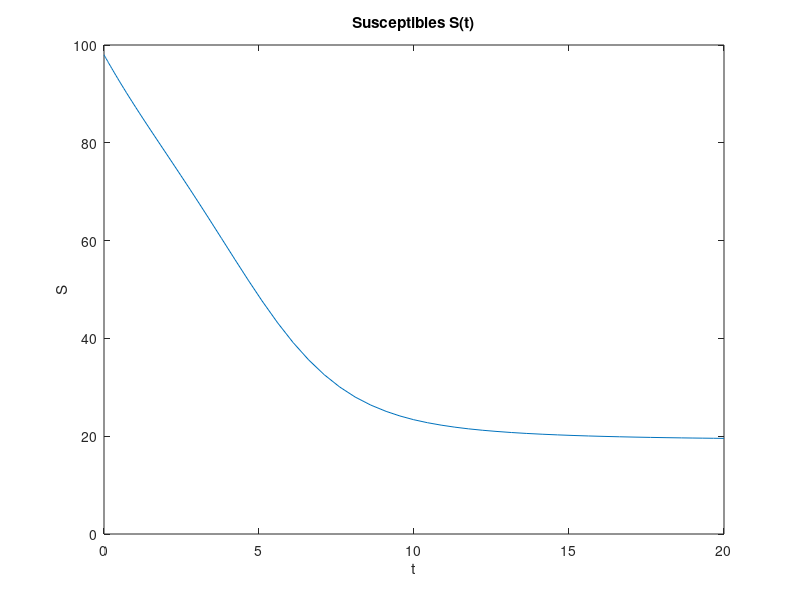

This figure's MATLAB source:
% The SIV deterministic system
% S' = (mu)*N + (gamma)*I + (theta)*V - (beta/N)*S*I - (mu + phi)*S
% I' = (beta/N)*S*I + (beta*sigma/N)*V*I - (mu + gamma)*I
% V' = (phi)*S - (beta*sigma/N)*V*I - (mu + theta)*V

beta = 1;
N = 100;
mu = 0.1;
gamma = 0.1;
sigma = 0.1;
phi = 0.1;
theta = 0.1;

% define a vector field for the system
f = @(t,x) [ mu*N - (beta/N)*x(1)*x(2) - (mu + phi)*x(1) + gamma*x(2) + theta*x(3); beta*(x(1) + sigma*x(3))*x(2)/N - (mu + gamma)*x(2); (phi)*x(1) - (beta*sigma/N)*x(3)*x(2) - (mu + theta)*x(3)];

% solve the ode on the interval [0,20] with initial conditions [S I V] = [98 2 0]
[t, xa] = ode45(f,[0,20], [98 2 0]); 
 
plot(t,xa(:,1));
title('Susceptibles S(t)')
xlabel('t')
ylabel('S')

% plot(t,xa(:,2));
% title('Infectives I(t)')
% xlabel('t')
% ylabel('I')

% plot(t,xa(:,3));
% title('Vaccinated V(t)')
% xlabel('t')
% ylabel('V')